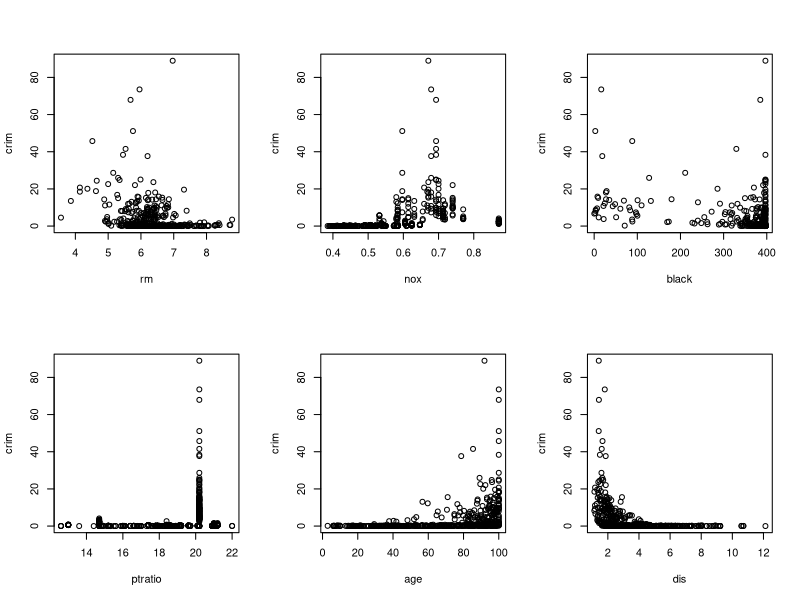
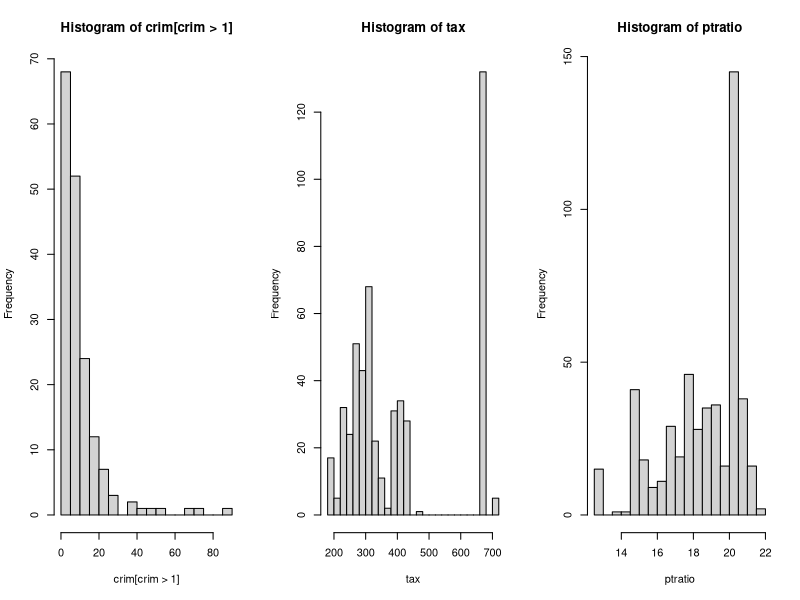

Recreate these plots in R, in order.
## ---- chunk 1

install.packages('MASS')
library(MASS)

?Boston

#The Boston data frame has 506 rows and 14 columns.

attach(Boston)

## ---- chunk 2
par(mfrow=c(2,3))
plot(rm,crim)
plot(nox,crim)
plot(black,crim)
plot(ptratio,crim)
plot(age,crim)
plot(dis,crim)

#Difficult to tell density of data points from these plots, however does seem to be some correlation between crime rate and pollution and age of the property.
## ---- chunk 3
par(mfrow=c(1,3))
hist(crim[crim>1], breaks=30)
hist(tax, breaks=30)
hist(ptratio, breaks=30)

#Most towns have a low crime rate, but there is a long tail indicating there are a small amount with high crime rates

#Most towns occupy low-medium tax rate between 200-450, and there is one town with an extremely high tax rate (about 675) with a large number of residents in it

#Spread of ratios for teacher, with the largest frequency by a long way being 20.5

## ---- chunk 4
dim(subset(Boston, chas == 1))
#35 suburbs
## ---- chunk 5
median(ptratio)
## ---- chunk 6
t(subset(Boston, medv == min(medv)))
## ---- chunk 7
summary(Boston)

#crim - above 3rd quartile, high values with one close to max
#zn - value is at min for dataset
#indus - on 3rd quartile
#chas - neither bounded by the river
#nox - above 3rd quartile
#rm - below 1st quartile
#age - at max
#dis - below 1st quartile
#rad - at max
#tax - on 3rd quartile
#ptratio - on 3rd quartile
#black - above or near 3rd quartile
#lstat- above 3rd quartile
#medv - at min

#Suburb appears to be an aged and low value zone, high crime rates.
## ---- chunk 8
dim(subset(Boston, rm > 7))

#64 suburbs

mean((subset(Boston, rm > 7))$medv)

#Mean property price is above 3rd quartile, this subset is populated by rich homes 
## ---- chunk 9
dim(subset(Boston, rm > 8))

#13 suburbs

mean((subset(Boston, rm > 8))$medv)

#Mean property price is above 3rd quartile, this subset is populated by very rich homes 
